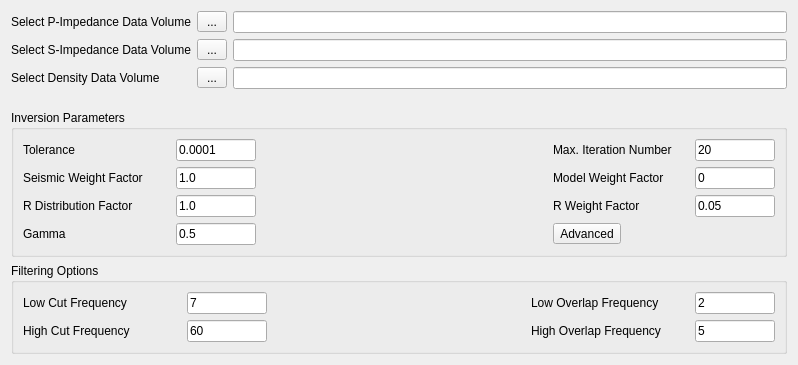
<?xml version="1.0" encoding="UTF-8"?>
<ui version="4.0">
 <class>Page3TermAvoInversionTwo</class>
 <widget class="QWidget" name="Page3TermAvoInversionTwo">
  <property name="geometry">
   <rect>
    <x>0</x>
    <y>0</y>
    <width>798</width>
    <height>365</height>
   </rect>
  </property>
  <property name="windowTitle">
   <string>Form</string>
  </property>
  <layout class="QGridLayout" name="gridLayout_4">
   <item row="0" column="0">
    <layout class="QGridLayout" name="gridLayout">
     <property name="bottomMargin">
      <number>15</number>
     </property>
     <item row="0" column="0">
      <widget class="QLabel" name="label">
       <property name="text">
        <string>Select P-Impedance Data Volume</string>
       </property>
      </widget>
     </item>
     <item row="0" column="1">
      <widget class="QToolButton" name="m_pBtnSelectZp">
       <property name="minimumSize">
        <size>
         <width>30</width>
         <height>0</height>
        </size>
       </property>
       <property name="maximumSize">
        <size>
         <width>16777215</width>
         <height>16777215</height>
        </size>
       </property>
       <property name="text">
        <string>...</string>
       </property>
       <property name="icon">
        <iconset resource="../xconsole/x.qrc">
         <normaloff>:/Icon/18804.png</normaloff>:/Icon/18804.png</iconset>
       </property>
      </widget>
     </item>
     <item row="0" column="2">
      <widget class="QLineEdit" name="m_pLineEdtZp">
       <property name="readOnly">
        <bool>true</bool>
       </property>
      </widget>
     </item>
     <item row="1" column="0">
      <widget class="QLabel" name="label_2">
       <property name="text">
        <string>Select S-Impedance Data Volume</string>
       </property>
      </widget>
     </item>
     <item row="1" column="1">
      <widget class="QToolButton" name="m_pBtnSelectZs">
       <property name="minimumSize">
        <size>
         <width>30</width>
         <height>0</height>
        </size>
       </property>
       <property name="maximumSize">
        <size>
         <width>16777215</width>
         <height>16777215</height>
        </size>
       </property>
       <property name="text">
        <string>...</string>
       </property>
       <property name="icon">
        <iconset resource="../xconsole/x.qrc">
         <normaloff>:/Icon/18804.png</normaloff>:/Icon/18804.png</iconset>
       </property>
      </widget>
     </item>
     <item row="1" column="2">
      <widget class="QLineEdit" name="m_pLineEdtZs">
       <property name="readOnly">
        <bool>true</bool>
       </property>
      </widget>
     </item>
     <item row="2" column="0">
      <widget class="QLabel" name="label_3">
       <property name="text">
        <string>Select Density Data Volume</string>
       </property>
      </widget>
     </item>
     <item row="2" column="1">
      <widget class="QToolButton" name="m_pBtnSelectRho">
       <property name="minimumSize">
        <size>
         <width>30</width>
         <height>0</height>
        </size>
       </property>
       <property name="maximumSize">
        <size>
         <width>16777215</width>
         <height>16777215</height>
        </size>
       </property>
       <property name="text">
        <string>...</string>
       </property>
       <property name="icon">
        <iconset resource="../xconsole/x.qrc">
         <normaloff>:/Icon/18804.png</normaloff>:/Icon/18804.png</iconset>
       </property>
      </widget>
     </item>
     <item row="2" column="2">
      <widget class="QLineEdit" name="m_pLineEdtRho">
       <property name="readOnly">
        <bool>true</bool>
       </property>
      </widget>
     </item>
    </layout>
   </item>
   <item row="1" column="0">
    <widget class="QGroupBox" name="groupBox">
     <property name="whatsThis">
      <string/>
     </property>
     <property name="title">
      <string>Inversion Parameters</string>
     </property>
     <layout class="QGridLayout" name="gridLayout_2">
      <item row="0" column="0">
       <widget class="QLabel" name="label_7">
        <property name="text">
         <string>Tolerance</string>
        </property>
       </widget>
      </item>
      <item row="0" column="2">
       <widget class="QLineEdit" name="m_pLineEdtTol">
        <property name="maximumSize">
         <size>
          <width>80</width>
          <height>16777215</height>
         </size>
        </property>
        <property name="toolTip">
         <string/>
        </property>
        <property name="whatsThis">
         <string/>
        </property>
        <property name="text">
         <string>0.0001</string>
        </property>
       </widget>
      </item>
      <item row="0" column="3">
       <spacer name="horizontalSpacer">
        <property name="orientation">
         <enum>Qt::Horizontal</enum>
        </property>
        <property name="sizeHint" stdset="0">
         <size>
          <width>232</width>
          <height>20</height>
         </size>
        </property>
       </spacer>
      </item>
      <item row="0" column="4">
       <widget class="QLabel" name="label_5">
        <property name="text">
         <string>Max. Iteration Number     </string>
        </property>
       </widget>
      </item>
      <item row="0" column="5">
       <widget class="QLineEdit" name="m_pLineEdtMaxLoopNum">
        <property name="maximumSize">
         <size>
          <width>80</width>
          <height>16777215</height>
         </size>
        </property>
        <property name="text">
         <string>20</string>
        </property>
       </widget>
      </item>
      <item row="1" column="0" colspan="2">
       <widget class="QLabel" name="label_10">
        <property name="text">
         <string>Seismic Weight Factor        </string>
        </property>
       </widget>
      </item>
      <item row="1" column="2">
       <widget class="QLineEdit" name="m_pLineEdtLamda">
        <property name="maximumSize">
         <size>
          <width>80</width>
          <height>16777215</height>
         </size>
        </property>
        <property name="whatsThis">
         <string comment="cvb"/>
        </property>
        <property name="text">
         <string>1.0</string>
        </property>
       </widget>
      </item>
      <item row="1" column="3">
       <spacer name="horizontalSpacer_3">
        <property name="orientation">
         <enum>Qt::Horizontal</enum>
        </property>
        <property name="sizeHint" stdset="0">
         <size>
          <width>226</width>
          <height>20</height>
         </size>
        </property>
       </spacer>
      </item>
      <item row="1" column="4">
       <widget class="QLabel" name="label_9">
        <property name="text">
         <string>Model Weight Factor</string>
        </property>
       </widget>
      </item>
      <item row="1" column="5">
       <widget class="QLineEdit" name="m_pLineEdtBeta">
        <property name="maximumSize">
         <size>
          <width>80</width>
          <height>16777215</height>
         </size>
        </property>
        <property name="text">
         <string>0</string>
        </property>
       </widget>
      </item>
      <item row="2" column="0" colspan="2">
       <widget class="QLabel" name="m_pLabelRDistri">
        <property name="text">
         <string>R Distribution Factor</string>
        </property>
       </widget>
      </item>
      <item row="2" column="2">
       <widget class="QLineEdit" name="m_pLineEdtSigma">
        <property name="maximumSize">
         <size>
          <width>80</width>
          <height>16777215</height>
         </size>
        </property>
        <property name="text">
         <string>1.0</string>
        </property>
       </widget>
      </item>
      <item row="2" column="3">
       <spacer name="horizontalSpacer_4">
        <property name="orientation">
         <enum>Qt::Horizontal</enum>
        </property>
        <property name="sizeHint" stdset="0">
         <size>
          <width>226</width>
          <height>20</height>
         </size>
        </property>
       </spacer>
      </item>
      <item row="2" column="4">
       <widget class="QLabel" name="m_pLabelRWeight">
        <property name="text">
         <string>R Weight Factor</string>
        </property>
       </widget>
      </item>
      <item row="2" column="5">
       <widget class="QLineEdit" name="m_pLineEdtAlpha">
        <property name="maximumSize">
         <size>
          <width>80</width>
          <height>16777215</height>
         </size>
        </property>
        <property name="text">
         <string>0.05</string>
        </property>
       </widget>
      </item>
      <item row="3" column="2">
       <widget class="QLineEdit" name="m_pLineEdtGamma">
        <property name="maximumSize">
         <size>
          <width>80</width>
          <height>16777215</height>
         </size>
        </property>
        <property name="text">
         <string>0.5</string>
        </property>
       </widget>
      </item>
      <item row="3" column="3">
       <spacer name="horizontalSpacer_2">
        <property name="orientation">
         <enum>Qt::Horizontal</enum>
        </property>
        <property name="sizeHint" stdset="0">
         <size>
          <width>232</width>
          <height>20</height>
         </size>
        </property>
       </spacer>
      </item>
      <item row="3" column="0">
       <widget class="QLabel" name="label_4">
        <property name="text">
         <string>Gamma</string>
        </property>
       </widget>
      </item>
      <item row="3" column="4">
       <widget class="QToolButton" name="m_pBtnAdvanced">
        <property name="text">
         <string>Advanced</string>
        </property>
       </widget>
      </item>
     </layout>
    </widget>
   </item>
   <item row="2" column="0">
    <widget class="QGroupBox" name="m_pGroupBoxFiltering">
     <property name="title">
      <string>Filtering Options</string>
     </property>
     <property name="checkable">
      <bool>false</bool>
     </property>
     <layout class="QGridLayout" name="gridLayout_3">
      <item row="1" column="3">
       <widget class="QLabel" name="label_16">
        <property name="minimumSize">
         <size>
          <width>140</width>
          <height>0</height>
         </size>
        </property>
        <property name="text">
         <string>High Overlap Frequency</string>
        </property>
       </widget>
      </item>
      <item row="1" column="2">
       <spacer name="horizontalSpacer_6">
        <property name="orientation">
         <enum>Qt::Horizontal</enum>
        </property>
        <property name="sizeHint" stdset="0">
         <size>
          <width>238</width>
          <height>20</height>
         </size>
        </property>
       </spacer>
      </item>
      <item row="1" column="0">
       <widget class="QLabel" name="label_15">
        <property name="minimumSize">
         <size>
          <width>120</width>
          <height>0</height>
         </size>
        </property>
        <property name="text">
         <string>High Cut Frequency    </string>
        </property>
       </widget>
      </item>
      <item row="0" column="0">
       <widget class="QLabel" name="label_13">
        <property name="minimumSize">
         <size>
          <width>120</width>
          <height>0</height>
         </size>
        </property>
        <property name="text">
         <string>Low Cut Frequency                </string>
        </property>
       </widget>
      </item>
      <item row="0" column="3">
       <widget class="QLabel" name="label_14">
        <property name="minimumSize">
         <size>
          <width>140</width>
          <height>0</height>
         </size>
        </property>
        <property name="text">
         <string>Low Overlap Frequency         </string>
        </property>
       </widget>
      </item>
      <item row="0" column="2">
       <spacer name="horizontalSpacer_5">
        <property name="orientation">
         <enum>Qt::Horizontal</enum>
        </property>
        <property name="sizeHint" stdset="0">
         <size>
          <width>238</width>
          <height>20</height>
         </size>
        </property>
       </spacer>
      </item>
      <item row="1" column="1">
       <widget class="QLineEdit" name="m_pLineEdtHighCut">
        <property name="maximumSize">
         <size>
          <width>80</width>
          <height>16777215</height>
         </size>
        </property>
        <property name="text">
         <string>60</string>
        </property>
       </widget>
      </item>
      <item row="0" column="4">
       <widget class="QLineEdit" name="m_pLineEdtLowOverlap">
        <property name="maximumSize">
         <size>
          <width>80</width>
          <height>16777215</height>
         </size>
        </property>
        <property name="text">
         <string>2</string>
        </property>
       </widget>
      </item>
      <item row="0" column="1">
       <widget class="QLineEdit" name="m_pLineEdtLowCut">
        <property name="maximumSize">
         <size>
          <width>80</width>
          <height>16777215</height>
         </size>
        </property>
        <property name="text">
         <string>7</string>
        </property>
       </widget>
      </item>
      <item row="1" column="4">
       <widget class="QLineEdit" name="m_pLineEdtHighOverlap">
        <property name="maximumSize">
         <size>
          <width>80</width>
          <height>16777215</height>
         </size>
        </property>
        <property name="text">
         <string>5</string>
        </property>
       </widget>
      </item>
     </layout>
    </widget>
   </item>
   <item row="3" column="0">
    <spacer name="verticalSpacer">
     <property name="orientation">
      <enum>Qt::Vertical</enum>
     </property>
     <property name="sizeHint" stdset="0">
      <size>
       <width>20</width>
       <height>117</height>
      </size>
     </property>
    </spacer>
   </item>
  </layout>
 </widget>
 <resources>
  <include location="../xconsole/x.qrc"/>
 </resources>
 <connections/>
</ui>
